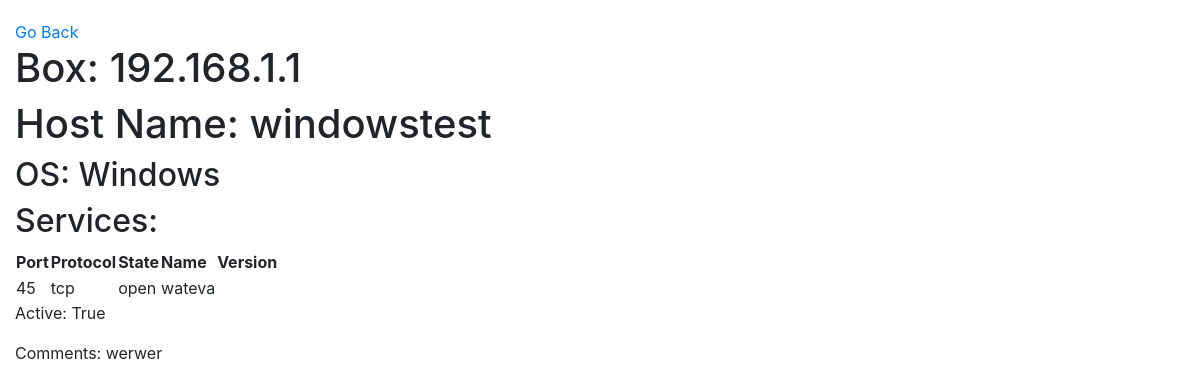
The app's page /box/322 (signed in), older data.
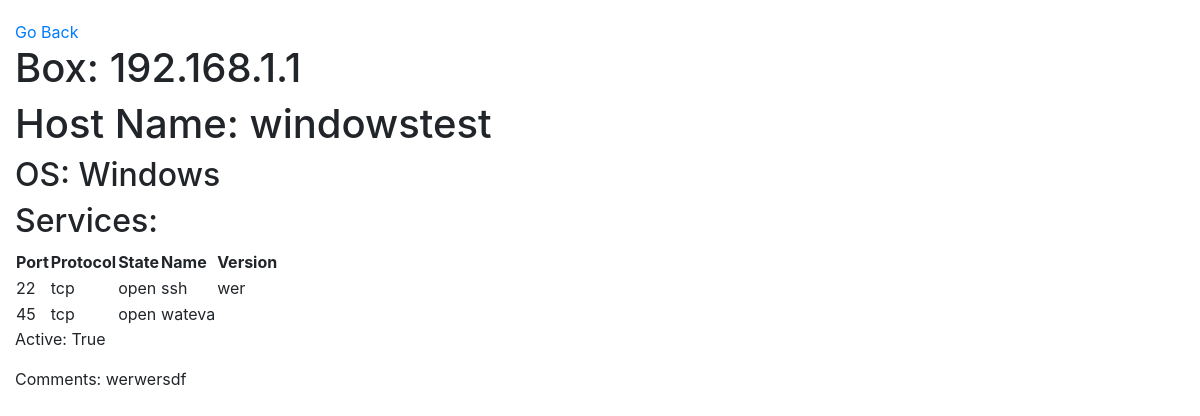
The same page, newer data.
### base/models.py (models this page shows, shortened)
class BoxService(models.Model):
    __original_port = None
    __original_protocol = None
    __original_state = None
    __original_name = None
    __original_version = None
    __original_script = None
    port = models.IntegerField(blank=True)
    protocol = models.CharField(max_length=200, blank=True)
    state = models.TextField(null=True, blank=True)
    name = models.TextField(null=True, blank=True)
    version = models.TextField(null=True, blank=True)
    script = models.TextField(null=True,blank=True)
    new = models.BooleanField(default=True)
    updated = models.TextField(default=None,null=True, blank=True)
    cBox = models.ForeignKey(Box, on_delete=models.CASCADE)
    def __init__(self, *args, **kwargs):
        super().__init__(*args, **kwargs)
        self.__original_port = self.port
        self.__original_protocol = self.protocol
        self.__original_state = self.state
        self.__original_name = self.name
        self.__original_version = self.version
        self.__original_script = self.script
    class Meta:
        ordering=['port']

class Box(models.Model):
    __original_ip = None
    __original_hostname = None
    __original_state = None
    user = models.ForeignKey(User, on_delete=models.CASCADE, null=True, blank=True)
    ip = models.GenericIPAddressField(null=False,blank=False)
    hostname = models.CharField(max_length=200, null=True, blank=True)
    state = models.CharField(max_length=200, null=True, blank=True)
    comments = models.TextField(null=True, blank=True)
    active = models.BooleanField(default=False)
    pwned = models.BooleanField(default=False)
    unrelated = models.BooleanField(default=False)
    comeback = models.BooleanField("Come back to this box", default=False)
    os = models.CharField(max_length=200, null=True, blank=True)
    new = models.BooleanField(default=True)
    updated = models.BooleanField(default=False)
    cidr = models.CharField(max_length=200, default="/24",null=True, blank=True)
    orderedip = models.BigIntegerField(null=True, blank=True, default=0)
    def __init__(self, *args, **kwargs):
        super().__init__(*args, **kwargs)
        self.__original_ip = self.ip
        self.__original_hostname = self.hostname
        self.__original_state = self.state
    def __str__(self):
        return self.ip
    class Meta:
        ordering = ['orderedip']

### base/views.py (the view)
# urls.py: path('box/<int:pk>', BoxDetail.as_view(), name="box-detail"),
class BoxDetail(LoginRequiredMixin, DetailView):
    model = Box
    context_object_name = 'box'
    template_name='base/box.html'

### base/templates/base/box.html
{% extends 'base/main.html' %}
{% block content %}
<a href="{% url 'boxes' %}">Go Back</a>
<h1>Box: {{box}}</h1>
<h1>Host Name: {{box.hostname}}</h1>
<h2>OS: {{box.os}}</h2>
<h2>Services:</h2>
<table>
    <thead>
        <tr>
            <th>Port</th>
            <th>Protocol</th>
            <th>State</th>
            <th>Name</th>
            <th>Version</th>
        </tr>
    </thead>
    <tbody>
    {% for b in box.boxservice_set.all %}
        <tr>
            <td>{{b.port}}</td>
            <td>{{b.protocol}}</td>
            <td>{{b.state}}</td>
            <td>{{b.name}}</td>
            <td>{{b.version}}</td>
        </tr>
    {% endfor %}
    </tbody>
</table>
<p>Active: {{box.active}}</p>
<p>Comments: {{box.comments}}</p>
{% endblock content %}

Row changes from the older to the newer data that the page shows:
changed Box "windowstest": comments "werwer" → "werwersdf"
added BoxService: port "22", protocol "tcp", state "open", name "ssh", version "wer"
